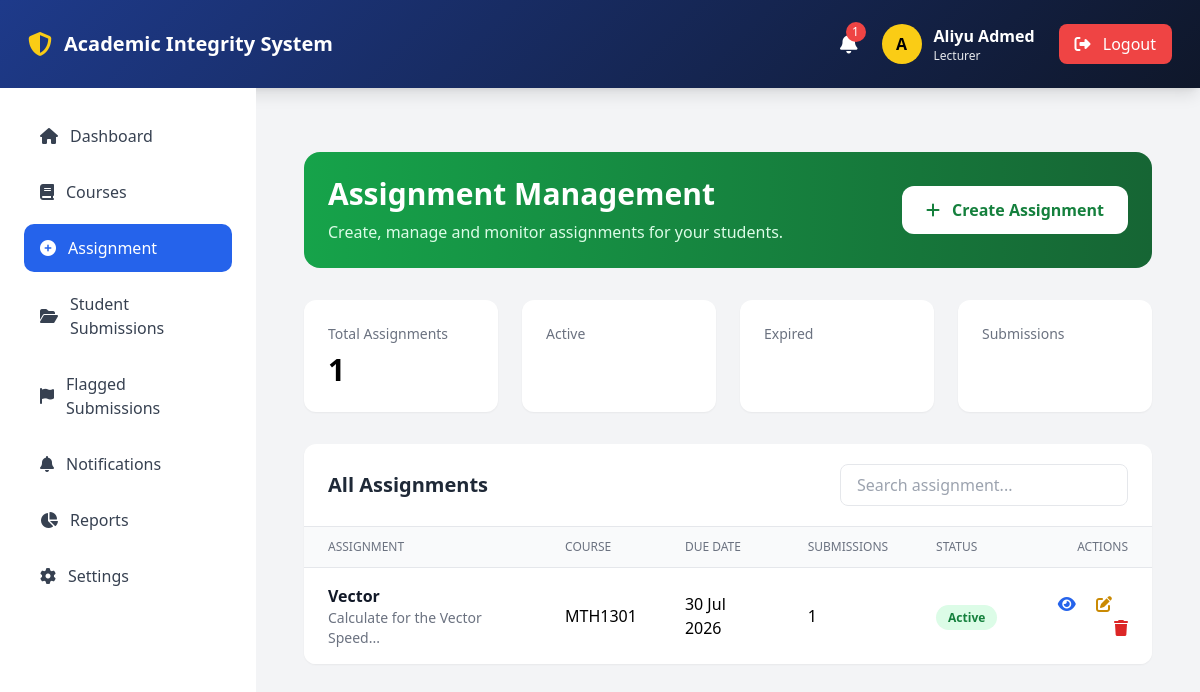
Page /lecturers/assignments (signed in) on the committed database.
### app/models.py (models this page shows, shortened)
class User(UserMixin, db.Model):
    __tablename__ = 'users'
    id = db.Column(db.Integer, primary_key=True)
    username = db.Column(db.String(50), unique=True, nullable=False)
    email = db.Column(db.String(100), unique=True, nullable=False)
    password_hash = db.Column(db.String(255), nullable=False)
    first_name = db.Column(db.String(50), nullable=False)
    last_name = db.Column(db.String(50), nullable=False)
    role = db.Column(db.String(20), default='student')
    department = db.Column(db.String(100))
    faculty = db.Column(db.String(100))
    created_at = db.Column(db.DateTime, default=datetime.utcnow)
    updated_at = db.Column(db.DateTime, default=datetime.utcnow, onupdate=datetime.utcnow)
    last_login = db.Column(db.DateTime)
    is_active = db.Column(db.Boolean, default=True)
    student_profile = db.relationship('Student', backref='user', uselist=False, cascade='all, delete-orphan')
    lecturer_profile = db.relationship('Lecturer', backref='user', uselist=False, cascade='all, delete-orphan')
    @property
    def full_name(self):
        return f"{self.first_name} {self.last_name}"

class Assignment(db.Model):
    __tablename__ = 'assignments'
    id = db.Column(db.Integer, primary_key=True)
    title = db.Column(db.String(200), nullable=False)
    description = db.Column(db.Text)
    due_date = db.Column(db.DateTime)
    is_active = db.Column(db.Boolean, default=True)
    course_id = db.Column(
        db.Integer,
        db.ForeignKey('courses.id'),
        nullable=False
    )
    created_at = db.Column(
        db.DateTime,
        default=datetime.utcnow
    )
    submissions = db.relationship(
        'Submission',
        backref='assignment',
        lazy=True,
        cascade='all, delete-orphan'
    )

class Course(db.Model):
    __tablename__ = 'courses'
    id = db.Column(db.Integer, primary_key=True)
    code = db.Column(db.String(20), unique=True, nullable=False)
    title = db.Column(db.String(200), nullable=False)
    description = db.Column(db.Text)
    lecturer_id = db.Column(db.Integer, db.ForeignKey('lecturers.id'))
    created_at = db.Column(db.DateTime, default=datetime.utcnow)
    assignments = db.relationship(
        'Assignment',
        backref='course',
        lazy=True,
        cascade='all, delete-orphan'
    )

### app/lecturers/routes.py (the view)
@lecturers_bp.route("/assignments")
@login_required
def assignments():
    assignments = Assignment.query.join(Course).filter(
        Course.lecturer_id == current_user.lecturer_profile.id
    ).all()
    stats = {
        "total_assignments": len(assignments),
        "active_assignments": sum(1 for a in assignments if a.is_active),
        "inactive_assignments": sum(1 for a in assignments if not a.is_active),
    }
    return render_template(
        "lecturers/assignments.html",
        assignments=assignments,
        stats=stats,
    )

### app/__init__.py (called while the page is built)
@login_manager.user_loader
def load_user(user_id):
    from app.models import User
    return User.query.get(int(user_id))

### app/templates/lecturers/assignments.html (shortened to what this page needs)
{% extends "base.html" %}
{% block content %}
<div class="container mx-auto px-4 py-8">
    <div class="bg-gradient-to-r from-green-600 to-green-800 rounded-2xl p-6 text-white mb-8">
        <div class="flex items-center justify-between">
            <div>
                <h1 class="text-3xl font-bold">
                    Assignment Management
                </h1>
                <p class="text-green-100 mt-2">
                    Create, manage and monitor assignments for your students.
                </p>
            </div>
            <a href="{{ url_for('lecturers.create_assignment') }}"
               class="bg-white text-green-700 hover:bg-gray-100 px-6 py-3 rounded-xl font-semibold transition">
                <i class="fas fa-plus mr-2"></i>
                Create Assignment
            </a>
        </div>
    </div>
    <div class="grid grid-cols-1 md:grid-cols-4 gap-6 mb-8">
        <div class="bg-white rounded-xl shadow-sm p-6">
            <p class="text-gray-500 text-sm">Total Assignments</p>
            <h2 class="text-3xl font-bold mt-2">
                {{ stats.total_assignments }}
            </h2>
        </div>
        <div class="bg-white rounded-xl shadow-sm p-6">
            <p class="text-gray-500 text-sm">Active</p>
        </div>
        <div class="bg-white rounded-xl shadow-sm p-6">
            <p class="text-gray-500 text-sm">Expired</p>
        </div>
        <div class="bg-white rounded-xl shadow-sm p-6">
            <p class="text-gray-500 text-sm">Submissions</p>
        </div>
    </div>
    <div class="bg-white rounded-xl shadow-sm overflow-hidden">
        <div class="px-6 py-5 border-b flex justify-between items-center">
            <h2 class="text-xl font-bold text-gray-800">
                All Assignments
            </h2>
            <input
                type="text"
                placeholder="Search assignment..."
                class="border rounded-lg px-4 py-2 w-72 focus:outline-none focus:ring-2 focus:ring-green-500">
        </div>
        <div class="overflow-x-auto">
            <table class="min-w-full divide-y divide-gray-200">
                <thead class="bg-gray-50">
                    <tr>
                        <th class="px-6 py-3 text-left text-xs font-medium uppercase text-gray-500">
                            Assignment
                        </th>
                        <th class="px-6 py-3 text-left text-xs font-medium uppercase text-gray-500">
                            Course
                        </th>
                        <th class="px-6 py-3 text-left text-xs font-medium uppercase text-gray-500">
                            Due Date
                        </th>
                        <th class="px-6 py-3 text-left text-xs font-medium uppercase text-gray-500">
                            Submissions
                        </th>
                        <th class="px-6 py-3 text-left text-xs font-medium uppercase text-gray-500">
                            Status
                        </th>
                        <th class="px-6 py-3 text-right text-xs font-medium uppercase text-gray-500">
                            Actions
                        </th>
                    </tr>
                </thead>
                <tbody class="divide-y divide-gray-200 bg-white">
                    {% for assignment in assignments %}
                    <tr class="hover:bg-gray-50">
                        <td class="px-6 py-4">
                            <div class="font-semibold text-gray-900">
                                {{ assignment.title }}
                            </div>
                            <div class="text-sm text-gray-500">
                                {{ assignment.description[:70] }}...
                            </div>
                        </td>
                        <td class="px-6 py-4">
                            {{ assignment.course.code }}
                        </td>
                        <td class="px-6 py-4">
                            {{ assignment.due_date.strftime("%d %b %Y") }}
                        </td>
                        <td class="px-6 py-4">
                            {{ assignment.submissions|length }}
                        </td>
                        <td class="px-6 py-4">
                            {% if assignment.is_active %}
                            <span class="bg-green-100 text-green-700 px-3 py-1 rounded-full text-xs font-semibold">
                                Active
                            </span>
                            {% else %}
                            <span class="bg-red-100 text-red-700 px-3 py-1 rounded-full text-xs font-semibold">
                                Closed
                            </span>
                            {% endif %}
                        </td>
                        <td class="px-6 py-4 text-right">
                            <a href="{{ url_for('lecturers.view_assignment', id=assignment.id) }}"
                               class="text-blue-600 hover:text-blue-800 mr-4">
                                <i class="fas fa-eye"></i>
                            </a>
                            <a href="{{ url_for('lecturers.edit_assignment', id=assignment.id) }}"
                               class="text-yellow-600 hover:text-yellow-800 mr-4">
                                <i class="fas fa-edit"></i>
                            </a>
                            <a href="{{ url_for('lecturers.delete_assignment', id=assignment.id) }}"
                               onclick="return confirm('Delete this assignment?')"
                               class="text-red-600 hover:text-red-800">
                                <i class="fas fa-trash"></i>
                            </a>
                        </td>
                    </tr>
                    {% endfor %}
                </tbody>
            </table>
        </div>
    </div>
</div>
{% endblock %}

### app/templates/includes/navbar.html (shortened to what this page needs)
<nav class="gradient-bg shadow-lg p-2 md:p-3">
    <div class="px-4 h-16 flex justify-between items-center">
        <div class="flex items-center gap-3">
            <i class="fas fa-shield-alt text-yellow-400 text-2xl"></i>
            <span class="text-white text-xl font-bold">
                Academic Integrity System
            </span>
        </div>
        {% if current_user.is_authenticated %}
        <div class="flex items-center gap-6">
            <a href="{{ url_for('notifications.index') }}"
               class="relative text-white hover:text-yellow-400">
                <i class="fas fa-bell text-xl"></i>
                {% if current_user.notifications %}
                <span class="absolute -top-2 -right-2
                bg-red-500 text-white text-xs
                rounded-full h-5 w-5
                flex items-center justify-center">
                    {{ current_user.notifications|length }}
                </span>
                {% endif %}
            </a>
            <div class="flex items-center gap-3">
                <div class="h-10 w-10 rounded-full
                bg-yellow-400 text-black
                flex items-center justify-center
                font-bold">
                    {{ current_user.first_name[0] }}
                </div>
                <div class="text-white">
                    <p class="font-semibold">
                        {{ current_user.full_name }}
                    </p>
                    <p class="text-xs text-gray-200">
                        {{ current_user.role|title }}
                    </p>
                </div>
            </div>
            <a href="{{ url_for('auth.logout') }}"
               class="bg-red-500 hover:bg-red-600
               px-4 py-2 rounded-lg text-white">
                <i class="fas fa-sign-out-alt mr-2"></i>
                Logout
            </a>
        </div>
        {% endif %}
    </div>
</nav>

### app/templates/base.html (style rules this page uses)
.gradient-bg { background: linear-gradient(135deg, #1e3a8a, #0f172a); }

### rows in the picture
User: first_name "A", full_name "Aliyu Admed", role "Lecturer"
Assignment: title "Vector", description "Calculate for the Vector Speed", course.code "MTH1301", due_date "30 Jul 2026", submissions|length "1", is_active "Active"

### other values in the picture
{{ current_user.notifications|length }} "1"
{{ stats.total_assignments }} "1"
